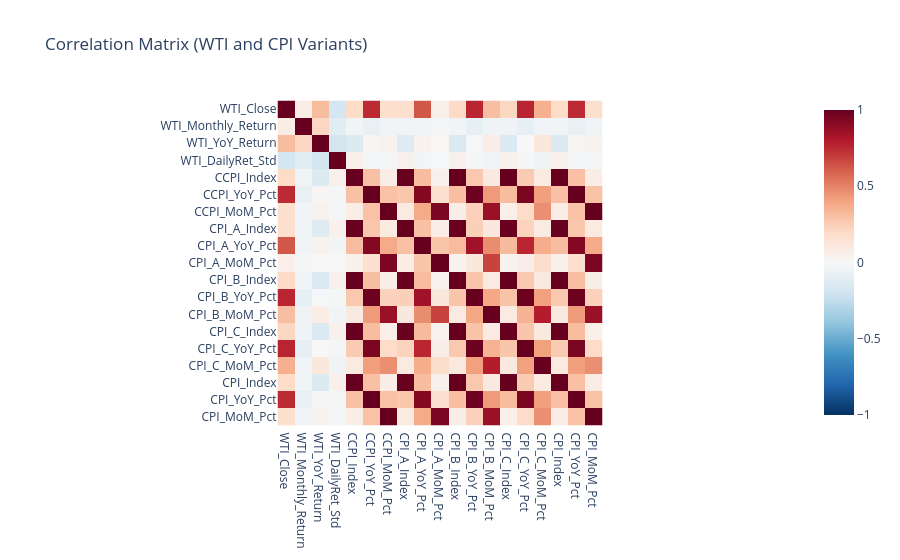
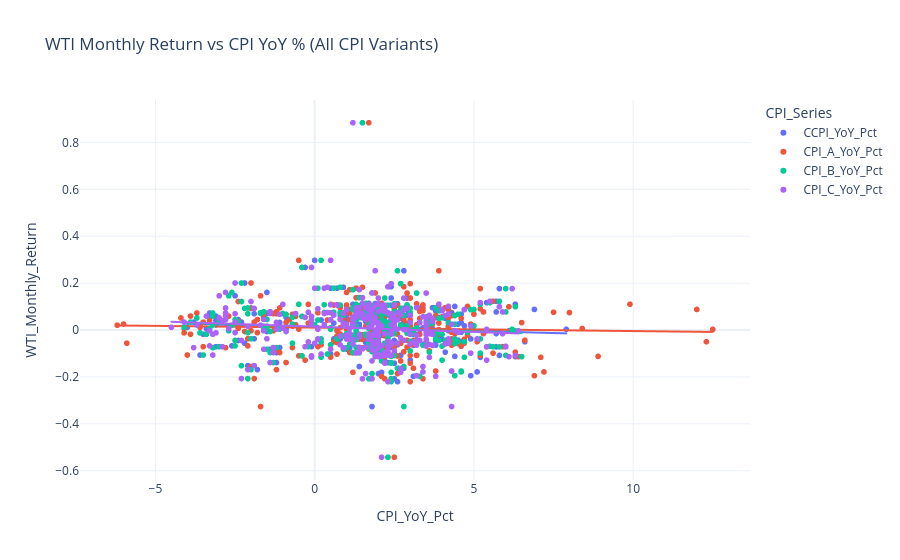

Source (notebook cell) for these figures, in order:
### Markdown cell above
## 7) Contemporaneous relationships

### Code cell
cpi_metric_cols = [
    c for c in df.columns
    if c.endswith('_Index') or c.endswith('_YoY_Pct') or c.endswith('_MoM_Pct')
]

corr_cols = [c for c in [
    'WTI_Close', 'WTI_Monthly_Return', 'WTI_YoY_Return', 'WTI_DailyRet_Std',
    *cpi_metric_cols,
] if c in df.columns]

corr_matrix = df[corr_cols].corr()
display(corr_matrix)

fig = px.imshow(
    corr_matrix,
    color_continuous_scale='RdBu_r',
    zmin=-1,
    zmax=1,
    title='Correlation Matrix (WTI and CPI Variants)',
)
fig.update_layout(template='plotly_white', dragmode='pan')
fig.show(config={"scrollZoom": True, "doubleClick": "reset+autosize"})

yoy_cols = [c for c in ['CCPI_YoY_Pct', 'CPI_A_YoY_Pct', 'CPI_B_YoY_Pct', 'CPI_C_YoY_Pct'] if c in df.columns]
if 'WTI_Monthly_Return' in df.columns and yoy_cols:
    scatter_df = df[['WTI_Monthly_Return'] + yoy_cols].dropna().melt(
        id_vars='WTI_Monthly_Return',
        var_name='CPI_Series',
        value_name='CPI_YoY_Pct',
    )
    fig2 = px.scatter(
        scatter_df,
        x='CPI_YoY_Pct',
        y='WTI_Monthly_Return',
        color='CPI_Series',
        title='WTI Monthly Return vs CPI YoY % (All CPI Variants)',
        trendline='ols',
    )
    fig2.update_layout(template='plotly_white', dragmode='pan')
    fig2.show(config={"scrollZoom": True, "doubleClick": "reset+autosize"})
else:
    print('No YoY CPI columns available for scatter comparison.')

### Figure 1 — Plotly figure (JSON) as saved in the notebook; plotly's stock layout.template omitted (floating-point values rounded to 4 significant figures; data arrays with more than 128 entries replaced by an {"elided": "..."} marker saying what was removed)
{"data": [{"coloraxis": "coloraxis", "hovertemplate": "x: %{x}<br>y: %{y}<br>color: %{z}<extra></extra>", "name": "0", "type": "heatmap", "x": ["WTI_Close", "WTI_Monthly_Return", "WTI_YoY_Return", "WTI_DailyRet_Std", "CCPI_Index", "CCPI_YoY_Pct", "CCPI_MoM_Pct", "CPI_A_Index", "CPI_A_YoY_Pct", "CPI_A_MoM_Pct", "CPI_B_Index", "CPI_B_YoY_Pct", "CPI_B_MoM_Pct", "CPI_C_Index", "CPI_C_YoY_Pct", "CPI_C_MoM_Pct", "CPI_Index", "CPI_YoY_Pct", "CPI_MoM_Pct"], "xaxis": "x", "y": ["WTI_Close", "WTI_Monthly_Return", "WTI_YoY_Return", "WTI_DailyRet_Std", "CCPI_Index", "CCPI_YoY_Pct", "CCPI_MoM_Pct", "CPI_A_Index", "CPI_A_YoY_Pct", "CPI_A_MoM_Pct", "CPI_B_Index", "CPI_B_YoY_Pct", "CPI_B_MoM_Pct", "CPI_C_Index", "CPI_C_YoY_Pct", "CPI_C_MoM_Pct", "CPI_Index", "CPI_YoY_Pct", "CPI_MoM_Pct"], "yaxis": "y", "z": {"elided": "19x19 float values"}}], "layout": {"coloraxis": {"cmax": 1, "cmin": -1, "colorscale": [[0, "rgb(5,48,97)"], [0.1, "rgb(33,102,172)"], [0.2, "rgb(67,147,195)"], [0.3, "rgb(146,197,222)"], [0.4, "rgb(209,229,240)"], [0.5, "rgb(247,247,247)"], [0.6, "rgb(253,219,199)"], [0.7, "rgb(244,165,130)"], [0.8, "rgb(214,96,77)"], [0.9, "rgb(178,24,43)"], [1, "rgb(103,0,31)"]]}, "dragmode": "pan", "title": {"text": "Correlation Matrix (WTI and CPI Variants)"}, "xaxis": {"anchor": "y", "constrain": "domain", "domain": [0, 1], "scaleanchor": "y"}, "yaxis": {"anchor": "x", "autorange": "reversed", "constrain": "domain", "domain": [0, 1]}}}

### Figure 2 — Plotly figure (JSON) as saved in the notebook; plotly's stock layout.template omitted (floating-point values rounded to 4 significant figures; data arrays with more than 128 entries replaced by an {"elided": "..."} marker saying what was removed)
{"data": [{"hovertemplate": "CPI_Series=CCPI_YoY_Pct<br>CPI_YoY_Pct=%{x}<br>WTI_Monthly_Return=%{y}<extra></extra>", "legendgroup": "CCPI_YoY_Pct", "marker": {"color": "#636efa", "symbol": "circle"}, "mode": "markers", "name": "CCPI_YoY_Pct", "showlegend": true, "type": "scattergl", "x": {"elided": "304 float values"}, "xaxis": "x", "y": {"elided": "304 float values"}, "yaxis": "y"}, {"hovertemplate": "<b>OLS trendline</b><br>WTI_Monthly_Return = -0.00349259 * CPI_YoY_Pct + 0.013416<br>R<sup>2</sup>=0.005438<br><br>CPI_Series=CCPI_YoY_Pct<br>CPI_YoY_Pct=%{x}<br>WTI_Monthly_Return=%{y} <b>(trend)</b><extra></extra>", "legendgroup": "CCPI_YoY_Pct", "marker": {"color": "#636efa", "symbol": "circle"}, "mode": "lines", "name": "CCPI_YoY_Pct", "showlegend": false, "type": "scattergl", "x": {"elided": "304 float values"}, "xaxis": "x", "y": {"elided": "304 float values"}, "yaxis": "y"}, {"hovertemplate": "CPI_Series=CPI_A_YoY_Pct<br>CPI_YoY_Pct=%{x}<br>WTI_Monthly_Return=%{y}<extra></extra>", "legendgroup": "CPI_A_YoY_Pct", "marker": {"color": "#EF553B", "symbol": "circle"}, "mode": "markers", "name": "CPI_A_YoY_Pct", "showlegend": true, "type": "scattergl", "x": {"elided": "304 float values"}, "xaxis": "x", "y": {"elided": "304 float values"}, "yaxis": "y"}, {"hovertemplate": "<b>OLS trendline</b><br>WTI_Monthly_Return = -0.00147403 * CPI_YoY_Pct + 0.0102996<br>R<sup>2</sup>=0.001455<br><br>CPI_Series=CPI_A_YoY_Pct<br>CPI_YoY_Pct=%{x}<br>WTI_Monthly_Return=%{y} <b>(trend)</b><extra></extra>", "legendgroup": "CPI_A_YoY_Pct", "marker": {"color": "#EF553B", "symbol": "circle"}, "mode": "lines", "name": "CPI_A_YoY_Pct", "showlegend": false, "type": "scattergl", "x": {"elided": "304 float values"}, "xaxis": "x", "y": {"elided": "304 float values"}, "yaxis": "y"}, {"hovertemplate": "CPI_Series=CPI_B_YoY_Pct<br>CPI_YoY_Pct=%{x}<br>WTI_Monthly_Return=%{y}<extra></extra>", "legendgroup": "CPI_B_YoY_Pct", "marker": {"color": "#00cc96", "symbol": "circle"}, "mode": "markers", "name": "CPI_B_YoY_Pct", "showlegend": true, "type": "scattergl", "x": {"elided": "304 float values"}, "xaxis": "x", "y": {"elided": "304 float values"}, "yaxis": "y"}, {"hovertemplate": "<b>OLS trendline</b><br>WTI_Monthly_Return = -0.00421725 * CPI_YoY_Pct + 0.0143839<br>R<sup>2</sup>=0.007597<br><br>CPI_Series=CPI_B_YoY_Pct<br>CPI_YoY_Pct=%{x}<br>WTI_Monthly_Return=%{y} <b>(trend)</b><extra></extra>", "legendgroup": "CPI_B_YoY_Pct", "marker": {"color": "#00cc96", "symbol": "circle"}, "mode": "lines", "name": "CPI_B_YoY_Pct", "showlegend": false, "type": "scattergl", "x": {"elided": "304 float values"}, "xaxis": "x", "y": {"elided": "304 float values"}, "yaxis": "y"}, {"hovertemplate": "CPI_Series=CPI_C_YoY_Pct<br>CPI_YoY_Pct=%{x}<br>WTI_Monthly_Return=%{y}<extra></extra>", "legendgroup": "CPI_C_YoY_Pct", "marker": {"color": "#ab63fa", "symbol": "circle"}, "mode": "markers", "name": "CPI_C_YoY_Pct", "showlegend": true, "type": "scattergl", "x": {"elided": "304 float values"}, "xaxis": "x", "y": {"elided": "304 float values"}, "yaxis": "y"}, {"hovertemplate": "<b>OLS trendline</b><br>WTI_Monthly_Return = -0.00456525 * CPI_YoY_Pct + 0.0145805<br>R<sup>2</sup>=0.008412<br><br>CPI_Series=CPI_C_YoY_Pct<br>CPI_YoY_Pct=%{x}<br>WTI_Monthly_Return=%{y} <b>(trend)</b><extra></extra>", "legendgroup": "CPI_C_YoY_Pct", "marker": {"color": "#ab63fa", "symbol": "circle"}, "mode": "lines", "name": "CPI_C_YoY_Pct", "showlegend": false, "type": "scattergl", "x": {"elided": "304 float values"}, "xaxis": "x", "y": {"elided": "304 float values"}, "yaxis": "y"}], "layout": {"dragmode": "pan", "legend": {"title": {"text": "CPI_Series"}, "tracegroupgap": 0}, "title": {"text": "WTI Monthly Return vs CPI YoY % (All CPI Variants)"}, "xaxis": {"anchor": "y", "domain": [0, 1], "title": {"text": "CPI_YoY_Pct"}}, "yaxis": {"anchor": "x", "domain": [0, 1], "title": {"text": "WTI_Monthly_Return"}}}}
